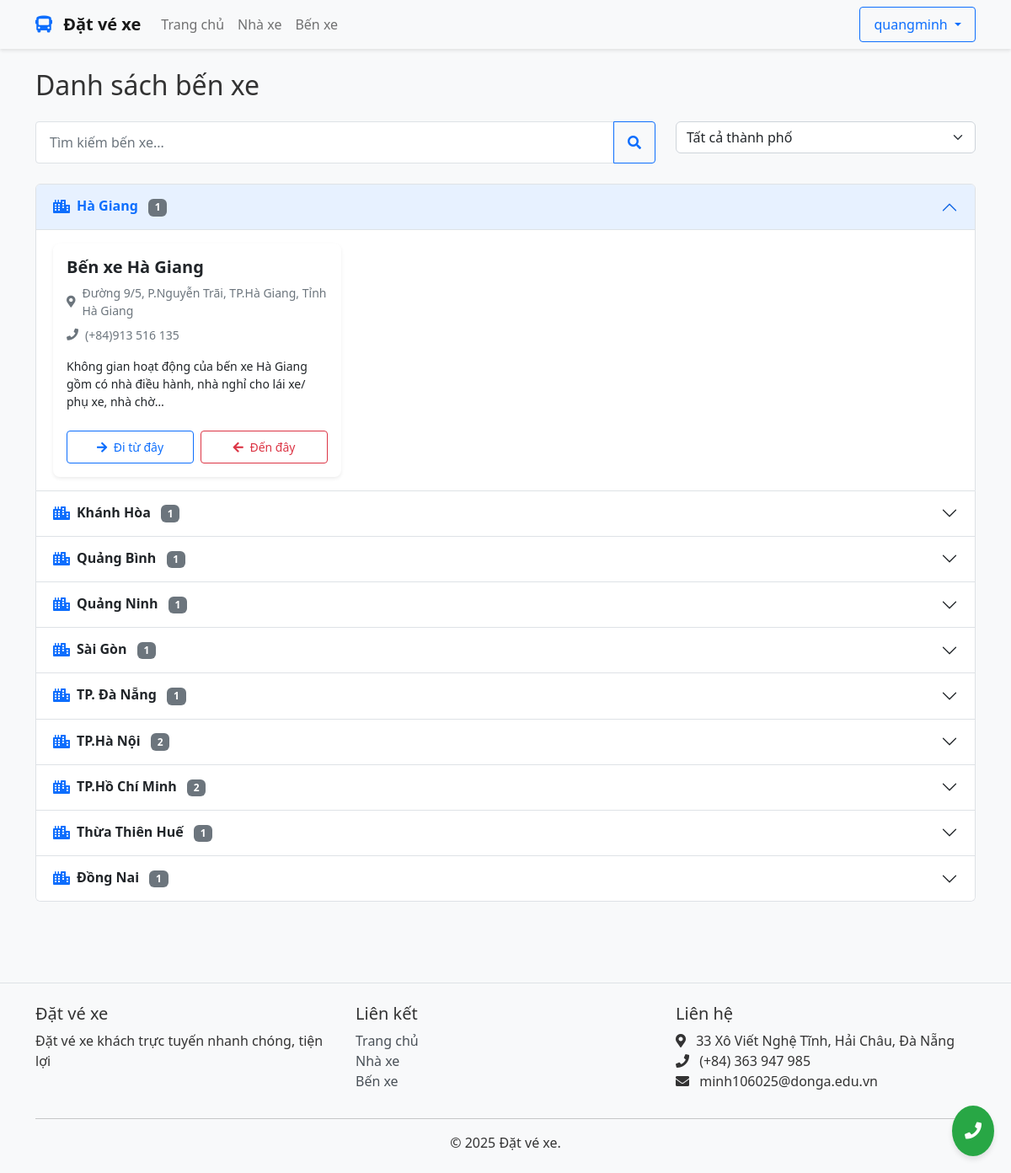
Screenshot of /ben/ (signed in) with the database file from the repository.
### bus_booking/models.py (models this page shows, shortened)
class BusStation(models.Model):
    name = models.CharField(max_length=100, verbose_name='Tên bến xe')
    city = models.CharField(max_length=50, verbose_name='Thành phố')
    address = models.CharField(max_length=200, verbose_name='Địa chỉ')
    description = models.TextField(verbose_name='Mô tả', blank=True)
    phone = models.CharField(max_length=20, verbose_name='Số điện thoại', blank=True)
    class Meta:
        verbose_name = 'Bến xe'
        verbose_name_plural = 'Bến xe'
        ordering = ['city', 'name']

### bus_booking/views.py (the view)
# urls.py: path('ben/', views.ben, name='ben'),
def ben(request):
    cities = BusStation.objects.values_list('city', flat=True).distinct().order_by('city')
    city_ben = {}
    for city in cities:
        city_ben[city] = BusStation.objects.filter(city=city).order_by('name')
    return render(request, 'ben.html', {'city_ben': city_ben})

### templates/ben.html (shortened to what this page needs)
{% extends 'base.html' %}
{% block content %}
<div class="container">
    <h2 class="mb-4">Danh sách bến xe</h2>
    <div class="row mb-4">
        <div class="col-md-8">
            <div class="input-group">
                <input type="text" class="form-control" id="benearch" placeholder="Tìm kiếm bến xe...">
                <button class="btn btn-outline-primary" type="button">
                    <i class="fas fa-search"></i>
                </button>
            </div>
        </div>
        <div class="col-md-4">
            <select class="form-select" id="cityFilter">
                <option value="all" selected>Tất cả thành phố</option>
            </select>
        </div>
    </div>
    <div class="accordion mb-4" id="benAccordion">
        {% for city, ben in city_ben.items %}
            <div class="accordion-item city-group" data-city="{{ city }}">
                <h2 class="accordion-header" id="heading{{ forloop.counter }}">
                    <button class="accordion-button {% if forloop.first %}{% else %}collapsed{% endif %}" type="button" data-bs-toggle="collapse" data-bs-target="#collapse{{ forloop.counter }}" aria-expanded="{% if forloop.first %}true{% else %}false{% endif %}" aria-controls="collapse{{ forloop.counter }}">
                        <div class="d-flex align-items-center">
                            <div class="me-2">
                                <i class="fas fa-city text-primary"></i>
                            </div>
                            <div>
                                <span class="fw-bold">{{ city }}</span>
                                <span class="badge bg-secondary ms-2">{{ ben|length }}</span>
                            </div>
                        </div>
                    </button>
                </h2>
                <div id="collapse{{ forloop.counter }}" class="accordion-collapse collapse {% if forloop.first %}show{% endif %}" aria-labelledby="heading{{ forloop.counter }}" data-bs-parent="#benAccordion">
                    <div class="accordion-body">
                        <div class="row row-cols-1 row-cols-md-2 row-cols-lg-3 g-4">
                            {% for station in ben %}
                                <div class="col station-item" data-name="{{ station.name }}" data-city="{{ station.city }}">
                                    <div class="card h-100 shadow-sm">
                                        <div class="card-body">
                                            <h5 class="card-title">{{ station.name }}</h5>
                                            <div class="mb-3">
                                                <div class="d-flex align-items-center text-muted small mb-2">
                                                    <i class="fas fa-map-marker-alt me-2"></i>
                                                    <span>{{ station.address }}</span>
                                                </div>
                                                {% if station.phone %}
                                                <div class="d-flex align-items-center text-muted small mb-2">
                                                    <i class="fas fa-phone me-2"></i>
                                                    <span>{{ station.phone }}</span>
                                                </div>
                                                {% endif %}
                                            </div>
                                            {% if station.description %}
                                                <p class="card-text small">{{ station.description|truncatechars:100 }}</p>
                                            {% endif %}
                                            <div class="row g-2 mt-3">
                                                <div class="col-6">
                                                    <a href="{% url 'ketquatimkiem' %}?departure_city={{ station.city }}" class="btn btn-outline-primary btn-sm w-100">
                                                        <i class="fas fa-arrow-right me-1"></i> Đi từ đây
                                                    </a>
                                                </div>
                                                <div class="col-6">
                                                    <a href="{% url 'ketquatimkiem' %}?arrival_city={{ station.city }}" class="btn btn-outline-danger btn-sm w-100">
                                                        <i class="fas fa-arrow-left me-1"></i> Đến đây
                                                    </a>
                                                </div>
                                            </div>
                                        </div>
                                    </div>
                                </div>
                            {% endfor %}
                        </div>
                    </div>
                </div>
            </div>
        {% empty %}
            <div class="alert alert-info">
                Chưa có bến xe nào.
            </div>
        {% endfor %}
    </div>
</div>
{% endblock %}

### templates/base.html (shortened to what this page needs)
<!DOCTYPE html>
<html lang="vi">
<head>
    <link href="https://cdn.jsdelivr.net/npm/bootstrap@5.2.3/dist/css/bootstrap.min.css" rel="stylesheet">
    <link rel="stylesheet" href="https://cdnjs.cloudflare.com/ajax/libs/font-awesome/6.4.0/css/all.min.css">
    <link rel="stylesheet" href="/static/css/custom.css">
</head>
<body>
    <nav class="navbar navbar-expand-lg navbar-light bg-light">
        <div class="container">
            <a class="navbar-brand" href="{% url 'home' %}">
                <i class="fas fa-bus text-primary me-2"></i>
                <span class="fw-bold">Đặt vé xe </span>
            </a>
            <div class="collapse navbar-collapse" id="navbarNav">
                <ul class="navbar-nav me-auto">
                    <li class="nav-item">
                        <a class="nav-link" href="{% url 'home' %}">Trang chủ</a>
                    </li>
                    <li class="nav-item">
                        <a class="nav-link" href="{% url 'nhaxe' %}">Nhà xe</a>
                    </li>
                    <li class="nav-item">
                        <a class="nav-link" href="{% url 'ben' %}">Bến xe</a>
                    </li>
                </ul>
                <div class="d-flex">
                    {% if user.is_authenticated %}
                        <div class="dropdown">
                            <button class="btn btn-outline-primary dropdown-toggle" type="button" id="userDropdown" data-bs-toggle="dropdown">
                                {{ user.username }}
                            </button>
                        </div>
                    {% else %}
                        <a href="{% url 'login' %}" class="btn btn-outline-primary me-2">Đăng nhập</a>
                        <a href="{% url 'register' %}" class="btn btn-primary">Đăng ký</a>
                    {% endif %}
                </div>
            </div>
        </div>
    </nav>
    <main class="py-4">
        {% block content %}{% endblock %}
    </main>
    <a href="tel:+84363947985" class="contact-button">
        <i class="fas fa-phone"></i>
    </a>
    <link href="https://cdnjs.cloudflare.com/ajax/libs/font-awesome/5.15.4/css/all.min.css" rel="stylesheet">
    <footer class="bg-light py-4 mt-5">
        <div class="container">
            <div class="row">
                <div class="col-md-4">
                    <h5>Đặt vé xe </h5>
                    <p>Đặt vé xe khách trực tuyến nhanh chóng, tiện lợi</p>
                </div>
                <div class="col-md-4">
                    <h5>Liên kết</h5>
                    <ul class="list-unstyled">
                        <li><a href="{% url 'home' %}">Trang chủ</a></li>
                        <li><a href="{% url 'nhaxe' %}">Nhà xe</a></li>
                        <li><a href="{% url 'ben' %}">Bến xe</a></li>
                    </ul>
                </div>
                <div class="col-md-4">
                    <h5>Liên hệ</h5>
                    <address>
                        <i class="fas fa-map-marker-alt me-2"></i> 33 Xô Viết Nghệ Tĩnh, Hải Châu, Đà Nẵng<br>
                        <i class="fas fa-phone me-2"></i> (+84) 363 947 985<br>
                        <i class="fas fa-envelope me-2"></i> minh106025@donga.edu.vn
                    </address>
                </div>
            </div>
            <hr>
            <div class="text-center">
                <p class="mb-0">&copy; 2025 Đặt vé xe.</p>
            </div>
        </div>
    </footer>
</body>
</html>

### static/css/custom.css (style rules this page uses)
body { font-family: 'Segoe UI', Tahoma, Geneva, Verdana, sans-serif; color: #333; background-color: #f8f9fa; }
a { color: #0d6efd; text-decoration: none; }
.navbar { box-shadow: 0 2px 4px rgba(0, 0, 0, 0.1); }
.navbar-brand { font-weight: 700; }
.btn { border-radius: 4px; padding: 0.5rem 1rem; font-weight: 500; }
.btn-outline-primary { color: #0d6efd; border-color: #0d6efd; }
.card { border-radius: 8px; border: none; overflow: hidden; transition: transform 0.3s ease, box-shadow 0.3s ease; }
.card-title { font-weight: 600; }
.form-control { padding: 0.75rem 1rem; border-radius: 4px; border: 1px solid #dee2e6; }
footer { border-top: 1px solid #dee2e6; }
footer a { color: #495057; text-decoration: none; }
.accordion-button:not(.collapsed) { background-color: #e7f1ff; color: #0d6efd; }

### templates/base.html (style rules this page uses)
.contact-button { position: fixed; bottom: 20px; right: 20px; background-color: #28a745; color: white; padding: 15px; border-radius: 50%; text-align: center; font-size: 20px; text-decoration: none; box-shadow: 0 4px 6px rgba(0, 0, 0, 0.1); z-index: 1000; transition: transform 0.3s ease, background-color 0.3s ease; animation: shake 1.5s infinite; }

### rows the page displays
BusStation: name "Bến xe Hà Giang", address "Đường 9/5, P.Nguyễn Trãi, TP.Hà Giang, Tỉnh Hà Giang", phone "(+84)913 516 135", description "Không gian hoạt động của bến xe Hà Giang gồm có nhà điều hành, nhà nghỉ cho lái xe/ phụ xe, nhà chờ…"

### other values shown
{{ user.username }} "quangminh"
{{ city }} "Hà Giang" "Khánh Hòa" "Quảng Bình" "Quảng Ninh" "Sài Gòn" "TP. Đà Nẵng" "TP.Hà Nội" "TP.Hồ Chí Minh" "Thừa Thiên Huế" "Đồng Nai"
{{ ben|length }} "1" "1" "1" "1" "1" "1" "2" "2" "1" "1"
